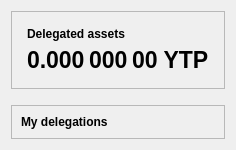
                    <widget class="QWidget" name="tab_my_delegations">
                        <attribute name="title">
                            <string>&amp;My Delegations</string>
                        </attribute>
                        <layout class="QVBoxLayout" name="verticalLayoutTab3">
                            <item>
                                <widget class="QFrame" name="frameDelegationsInfo">
                                    <property name="frameShape">
                                        <enum>QFrame::StyledPanel</enum>
                                    </property>
                                    <property name="frameShadow">
                                        <enum>QFrame::Raised</enum>
                                    </property>
                                    <layout class="QVBoxLayout" name="verticalLayoutTab3_1">
                                        <property name="spacing">
                                            <number>15</number>
                                        </property>
                                        <property name="leftMargin">
                                            <number>15</number>
                                        </property>
                                        <property name="topMargin">
                                            <number>15</number>
                                        </property>
                                        <property name="rightMargin">
                                            <number>15</number>
                                        </property>
                                        <property name="bottomMargin">
                                            <number>15</number>
                                        </property>
                                        <item>
                                            <layout class="QGridLayout" name="gridLayout_3">
                                                <property name="spacing">
                                                    <number>6</number>
                                                </property>
                                                <item row="0" column="0">
                                                    <widget class="QLabel" name="labelDelegatedAssetsText">
                                                        <property name="font">
                                                            <font>
                                                                <weight>75</weight>
                                                                <bold>true</bold>
                                                            </font>
                                                        </property>
                                                        <property name="text">
                                                            <string>Delegated assets</string>
                                                        </property>
                                                        <property name="alignment">
                                                            <set>Qt::AlignLeading|Qt::AlignLeft|Qt::AlignVCenter</set>
                                                        </property>
                                                    </widget>
                                                </item>
                                                <item row="1" column="0">
                                                    <widget class="QLabel" name="labelDelegatedAssets">
                                                        <property name="font">
                                                            <font>
                                                                <pointsize>17</pointsize>
                                                                <bold>true</bold>
                                                            </font>
                                                        </property>
                                                        <property name="cursor">
                                                            <cursorShape>IBeamCursor</cursorShape>
                                                        </property>
                                                        <property name="toolTip">
                                                            <string>Your current delegated balance</string>
                                                        </property>
                                                        <property name="text">
                                                            <string notr="true">0.000 000 00 YTP</string>
                                                        </property>
                                                        <property name="alignment">
                                                            <set>Qt::AlignLeading|Qt::AlignLeft|Qt::AlignVCenter</set>
                                                        </property>
                                                        <property name="textInteractionFlags">
                                                            <set>Qt::LinksAccessibleByMouse|Qt::TextSelectableByMouse</set>
                                                        </property>
                                                    </widget>
                                                </item>
                                            </layout>
                                        </item>
                                    </layout>
                                </widget>
                            </item>
                            <item>
                                <spacer name="verticalSpacer3">
                                    <property name="orientation">
                                        <enum>Qt::Vertical</enum>
                                    </property>
                                    <property name="sizeType">
                                        <enum>QSizePolicy::Fixed</enum>
                                    </property>
                                    <property name="sizeHint" stdset="0">
                                        <size>
                                            <width>20</width>
                                            <height>10</height>
                                        </size>
                                    </property>
                                </spacer>
                            </item>
                            <item>
                                <widget class="QFrame" name="frameTabMyDelegations">
                                    <property name="frameShape">
                                        <enum>QFrame::StyledPanel</enum>
                                    </property>
                                    <property name="frameShadow">
                                        <enum>QFrame::Raised</enum>
                                    </property>
                                    <layout class="QVBoxLayout" name="verticalLayout_3">
                                        <item>
                                            <widget class="QLabel" name="labelMyDelegationsText">
                                                <property name="font">
                                                    <font>
                                                        <weight>75</weight>
                                                        <bold>true</bold>
                                                    </font>
                                                </property>
                                                <property name="text">
                                                    <string>My delegations</string>
                                                </property>
                                            </widget>
                                        </item>
                                    </layout>
                                </widget>
                            </item>
                        </layout>
                    </widget>
